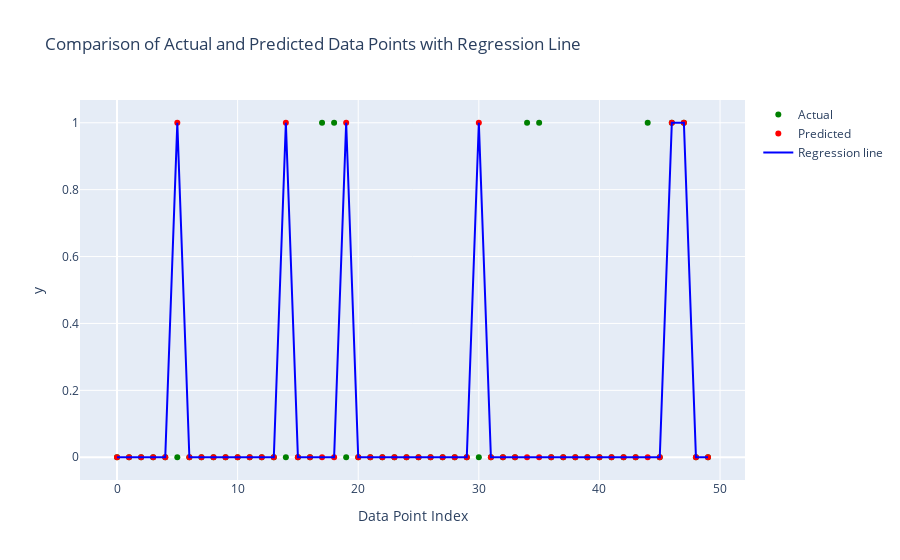

Notebook source saved alongside this figure:
### Code cell
import plotly.graph_objs as go

# Assuming you have y_test and y_pred defined

# Assuming y_test and y_pred are already defined with 30 samples
y_test_sample = y_test[:50]
y_pred_sample = y_pred[:50]

# Convert range to list for x-axis
x_values = list(range(len(y_test_sample)))

# Create traces for actual and predicted data points
trace_actual = go.Scatter(x=x_values, y=y_test_sample, mode='markers', name='Actual', marker=dict(color='green'))
trace_predicted = go.Scatter(x=x_values, y=y_pred_sample, mode='markers', name='Predicted', marker=dict(color='red'))

# Create a trace for the regression line
trace_regression = go.Scatter(x=x_values, y=y_pred_sample, mode='lines', name='Regression line', line=dict(color='blue', width=2))

# Combine traces into a data list
data = [trace_actual, trace_predicted, trace_regression]

# Define layout for the plot
layout = go.Layout(
    title='Comparison of Actual and Predicted Data Points with Regression Line',
    xaxis=dict(title='Data Point Index'),
    yaxis=dict(title='y'),
    hovermode='closest',  # Show closest data point's values upon hover
)

# Create figure object that combines data and layout
fig = go.Figure(data=data, layout=layout)

# Display the interactive plot
fig.show()

### Figure 1 — Plotly figure (JSON) as saved in the notebook; plotly's stock layout.template omitted (floating-point values rounded to 4 significant figures)
{"data": [{"marker": {"color": "green"}, "mode": "markers", "name": "Actual", "type": "scatter", "x": [0, 1, 2, 3, 4, 5, 6, 7, 8, 9, 10, 11, 12, 13, 14, 15, 16, 17, 18, 19, 20, 21, 22, 23, 24, 25, 26, 27, 28, 29, 30, 31, 32, 33, 34, 35, 36, 37, 38, 39, 40, 41, 42, 43, 44, 45, 46, 47, 48, 49], "y": [0, 0, 0, 0, 0, 0, 0, 0, 0, 0, 0, 0, 0, 0, 0, 0, 0, 1, 1, 0, 0, 0, 0, 0, 0, 0, 0, 0, 0, 0, 0, 0, 0, 0, 1, 1, 0, 0, 0, 0, 0, 0, 0, 0, 1, 0, 1, 1, 0, 0]}, {"marker": {"color": "red"}, "mode": "markers", "name": "Predicted", "type": "scatter", "x": [0, 1, 2, 3, 4, 5, 6, 7, 8, 9, 10, 11, 12, 13, 14, 15, 16, 17, 18, 19, 20, 21, 22, 23, 24, 25, 26, 27, 28, 29, 30, 31, 32, 33, 34, 35, 36, 37, 38, 39, 40, 41, 42, 43, 44, 45, 46, 47, 48, 49], "y": [0, 0, 0, 0, 0, 1, 0, 0, 0, 0, 0, 0, 0, 0, 1, 0, 0, 0, 0, 1, 0, 0, 0, 0, 0, 0, 0, 0, 0, 0, 1, 0, 0, 0, 0, 0, 0, 0, 0, 0, 0, 0, 0, 0, 0, 0, 1, 1, 0, 0]}, {"line": {"color": "blue", "width": 2}, "mode": "lines", "name": "Regression line", "type": "scatter", "x": [0, 1, 2, 3, 4, 5, 6, 7, 8, 9, 10, 11, 12, 13, 14, 15, 16, 17, 18, 19, 20, 21, 22, 23, 24, 25, 26, 27, 28, 29, 30, 31, 32, 33, 34, 35, 36, 37, 38, 39, 40, 41, 42, 43, 44, 45, 46, 47, 48, 49], "y": [0, 0, 0, 0, 0, 1, 0, 0, 0, 0, 0, 0, 0, 0, 1, 0, 0, 0, 0, 1, 0, 0, 0, 0, 0, 0, 0, 0, 0, 0, 1, 0, 0, 0, 0, 0, 0, 0, 0, 0, 0, 0, 0, 0, 0, 0, 1, 1, 0, 0]}], "layout": {"hovermode": "closest", "title": {"text": "Comparison of Actual and Predicted Data Points with Regression Line"}, "xaxis": {"title": {"text": "Data Point Index"}}, "yaxis": {"title": {"text": "y"}}}}
